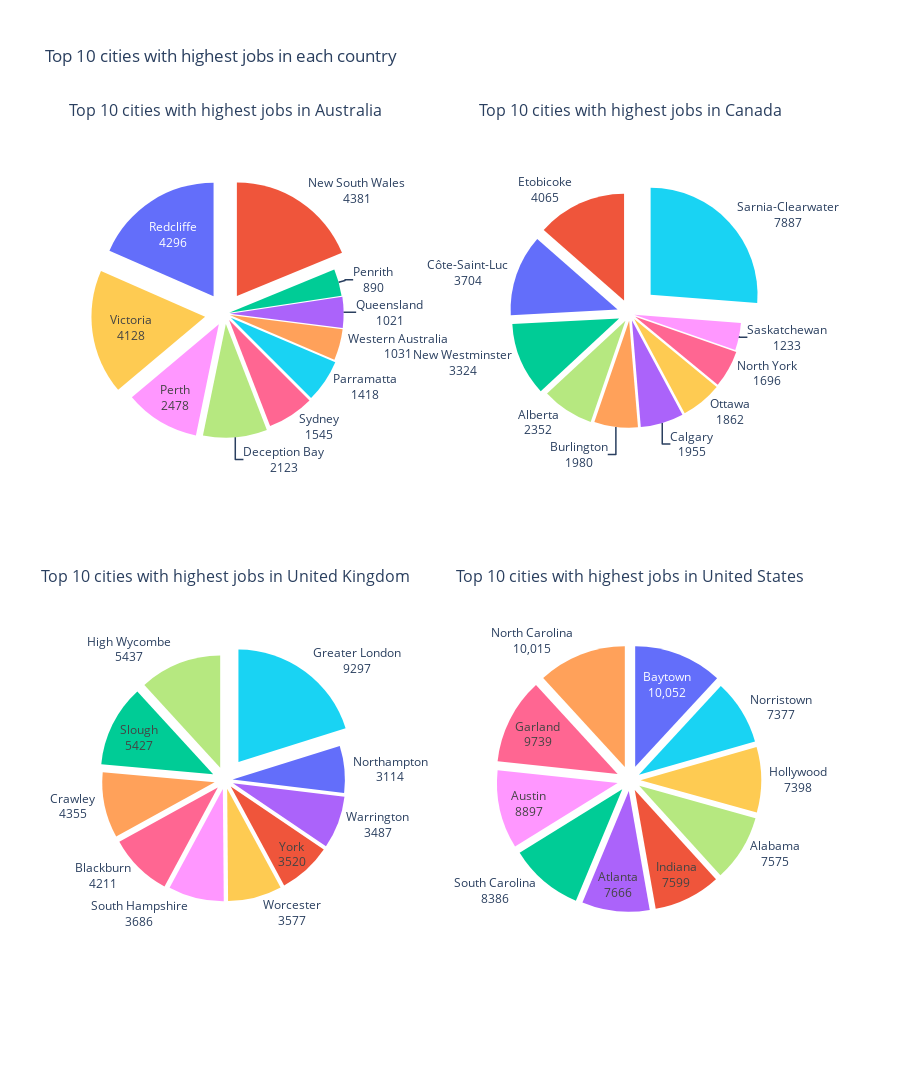

Write notebook code for a chart like this one.
### Code cell
fig = make_subplots(
    rows=2, 
    cols=2, 
    subplot_titles=[f"Top {top} cities with highest jobs in {country}" for country in country_list],
    specs=[[{"type": "sunburst"}, {"type": "sunburst"}], [{"type": "sunburst"}, {"type": "sunburst"}]],
    horizontal_spacing=0.2,
    vertical_spacing=0.1,
)
for country in country_list:
    fig.add_trace(fig_dict[country].data[0], row=country_list.index(country)//2+1, col=country_list.index(country)%2+1)

fig.update_layout(
    height=1200, 
    # width=1000, 
    title_text="Top 10 cities with highest jobs in each country",
)

### Figure 1 — Plotly figure (JSON) as saved in the notebook; plotly's stock layout.template omitted (floating-point values rounded to 4 significant figures)
{"data": [{"domain": {"x": [0, 0.4], "y": [0.55, 1]}, "insidetextorientation": "horizontal", "labels": ["New South Wales", "Redcliffe", "Victoria", "Perth", "Deception Bay", "Sydney", "Parramatta", "Western Australia", "Queensland", "Penrith"], "marker": {"colors": ["rgb(239,85,59)", "rgb(99,110,250)", "rgb(254,203,82)", "rgb(255,151,255)", "rgb(182,232,128)", "rgb(255,102,146)", "rgb(25,211,243)", "rgb(255,161,90)", "rgb(171,99,250)", "rgb(0,204,150)"]}, "pull": [0.1879, 0.1843, 0.1771, 0.1063, 0.09107, 0.06628, 0.06083, 0.04423, 0.0438, 0.03818], "showlegend": false, "textinfo": "label+value", "type": "pie", "values": [4381, 4296, 4128, 2478, 2123, 1545, 1418, 1031, 1021, 890]}, {"domain": {"x": [0.6, 1], "y": [0.55, 1]}, "insidetextorientation": "horizontal", "labels": ["Sarnia-Clearwater", "Etobicoke", "Côte-Saint-Luc", "New Westminster", "Alberta", "Burlington", "Calgary", "Ottawa", "North York", "Saskatchewan"], "marker": {"colors": ["rgb(25,211,243)", "rgb(239,85,59)", "rgb(99,110,250)", "rgb(0,204,150)", "rgb(182,232,128)", "rgb(255,161,90)", "rgb(171,99,250)", "rgb(254,203,82)", "rgb(255,102,146)", "rgb(255,151,255)"]}, "pull": [0.2624, 0.1352, 0.1232, 0.1106, 0.07825, 0.06587, 0.06504, 0.06195, 0.05642, 0.04102], "showlegend": false, "textinfo": "label+value", "type": "pie", "values": [7887, 4065, 3704, 3324, 2352, 1980, 1955, 1862, 1696, 1233]}, {"domain": {"x": [0, 0.4], "y": [0, 0.45]}, "insidetextorientation": "horizontal", "labels": ["Greater London", "High Wycombe", "Slough", "Crawley", "Blackburn", "South Hampshire", "Worcester", "York", "Warrington", "Northampton"], "marker": {"colors": ["rgb(25,211,243)", "rgb(182,232,128)", "rgb(0,204,150)", "rgb(255,161,90)", "rgb(255,102,146)", "rgb(255,151,255)", "rgb(254,203,82)", "rgb(239,85,59)", "rgb(171,99,250)", "rgb(99,110,250)"]}, "pull": [0.2016, 0.1179, 0.1177, 0.09445, 0.09132, 0.07994, 0.07757, 0.07634, 0.07562, 0.06753], "showlegend": false, "textinfo": "label+value", "type": "pie", "values": [9297, 5437, 5427, 4355, 4211, 3686, 3577, 3520, 3487, 3114]}, {"domain": {"x": [0.6, 1], "y": [0, 0.45]}, "insidetextorientation": "horizontal", "labels": ["Baytown", "North Carolina", "Garland", "Austin", "South Carolina", "Atlanta", "Indiana", "Alabama", "Hollywood", "Norristown"], "marker": {"colors": ["rgb(99,110,250)", "rgb(255,161,90)", "rgb(255,102,146)", "rgb(255,151,255)", "rgb(0,204,150)", "rgb(171,99,250)", "rgb(239,85,59)", "rgb(182,232,128)", "rgb(254,203,82)", "rgb(25,211,243)"]}, "pull": [0.1187, 0.1182, 0.115, 0.105, 0.099, 0.0905, 0.08971, 0.08943, 0.08734, 0.08709], "showlegend": false, "textinfo": "label+value", "type": "pie", "values": [10052, 10015, 9739, 8897, 8386, 7666, 7599, 7575, 7398, 7377]}], "layout": {"annotations": [{"font": {"size": 16}, "showarrow": false, "text": "Top 10 cities with highest jobs in Australia", "x": 0.2, "xanchor": "center", "xref": "paper", "y": 1, "yanchor": "bottom", "yref": "paper"}, {"font": {"size": 16}, "showarrow": false, "text": "Top 10 cities with highest jobs in Canada", "x": 0.8, "xanchor": "center", "xref": "paper", "y": 1, "yanchor": "bottom", "yref": "paper"}, {"font": {"size": 16}, "showarrow": false, "text": "Top 10 cities with highest jobs in United Kingdom", "x": 0.2, "xanchor": "center", "xref": "paper", "y": 0.45, "yanchor": "bottom", "yref": "paper"}, {"font": {"size": 16}, "showarrow": false, "text": "Top 10 cities with highest jobs in United States", "x": 0.8, "xanchor": "center", "xref": "paper", "y": 0.45, "yanchor": "bottom", "yref": "paper"}], "height": 1200, "title": {"text": "Top 10 cities with highest jobs in each country"}}}
